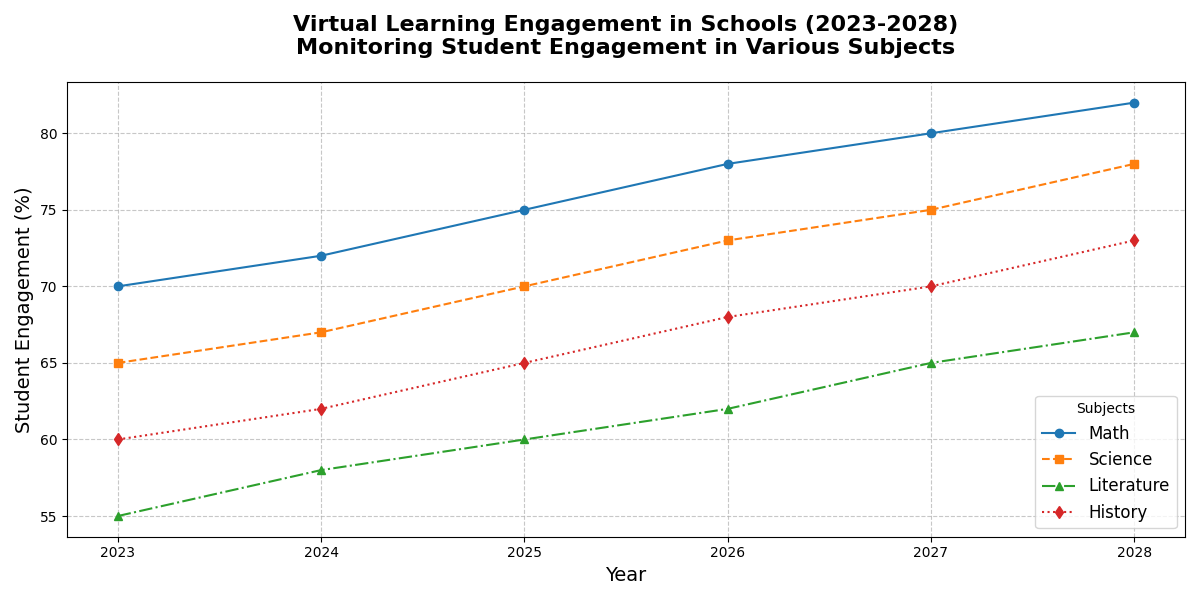

The script that drew this image:
import matplotlib.pyplot as plt
import numpy as np

# PLAN
# Title & Backstory: "Virtual Learning Engagement in Schools (2023-2028)"
# We are creating a backstory about different engagement levels for various subjects in virtual learning environments. 

# Years from 2023 to 2028
years = np.arange(2023, 2029)

# Subjects and their engagement levels over the years (in percentage)
math_engagement = np.array([70, 72, 75, 78, 80, 82])
science_engagement = np.array([65, 67, 70, 73, 75, 78])
literature_engagement = np.array([55, 58, 60, 62, 65, 67])
history_engagement = np.array([60, 62, 65, 68, 70, 73])

# Creating a 1x1 figure for line plots with differentiated lines and legends
fig, ax = plt.subplots(figsize=(12, 6))

# Plotting the engagement data for each subject
ax.plot(years, math_engagement, marker='o', linestyle='-', color='#1f77b4', label='Math')
ax.plot(years, science_engagement, marker='s', linestyle='--', color='#ff7f0e', label='Science')
ax.plot(years, literature_engagement, marker='^', linestyle='-.', color='#2ca02c', label='Literature')
ax.plot(years, history_engagement, marker='d', linestyle=':', color='#d62728', label='History')

# Titles and Labels
ax.set_title("Virtual Learning Engagement in Schools (2023-2028)\nMonitoring Student Engagement in Various Subjects", fontsize=16, fontweight='bold', pad=20)
ax.set_xlabel("Year", fontsize=14)
ax.set_ylabel("Student Engagement (%)", fontsize=14)

# Adding legends
ax.legend(title="Subjects", loc='lower right', fontsize=12)

# Grid lines for easier readability
ax.grid(True, linestyle='--', alpha=0.7)

# Ensuring no overlapping of the text in the chart
plt.tight_layout()

# Display the plot
plt.show()
